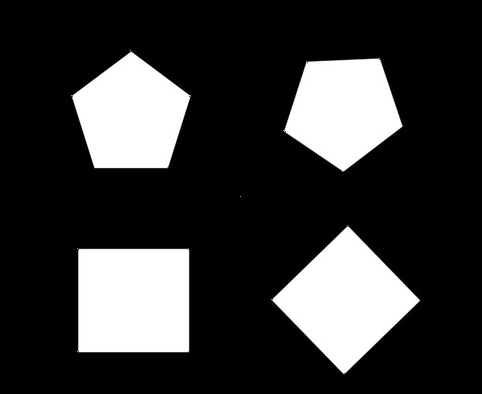
#> input picture code/subpixel5.png, 482 x 394 px, given in place of test.jpg, which was not available
$ python sub_pixel_corner_8.py
#> lines starting #> are read from the running program, lines starting #| are printed output that depends on the picture; after the words box and inside, x2 and y2 are one past the last pixel; in counts of white or black regions, pixels touching at a corner belong together; pictures that were not available may be replaced by others from this repository, and a replacement may not be noted
import numpy as np
import cv2 as cv
filename = "../images/test.jpg"
img = cv.imread(filename)
#> img is the input picture: shape (394, 482, 3); mean B, G, R 55.4, 55.4, 55.4
gray = cv.cvtColor(img,cv.COLOR_BGR2GRAY)
# find Harris corners
gray = np.float32(gray)
dst = cv.cornerHarris(gray,2,3,0.04)
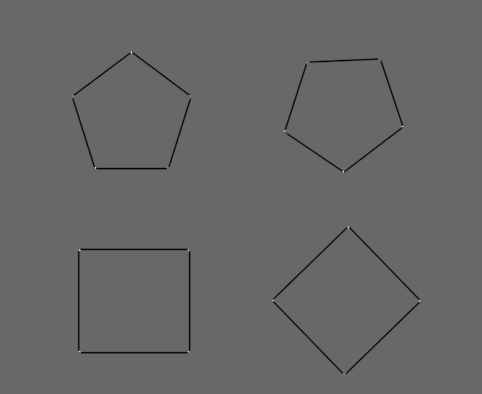
#> dst: shape (394, 482) float32; min -111479472, max 161195840, mean -1133886.5; drawn with min black and max white
dst = cv.dilate(dst,None)
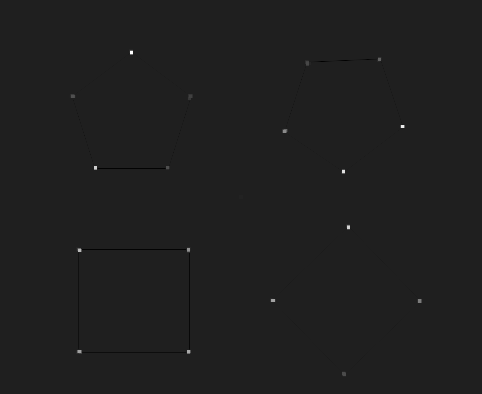
#> dst: shape (394, 482) float32; min -22726354, max 161195840, mean 48945.9; drawn with min black and max white
ret, dst = cv.threshold(dst,0.01*dst.max(),255,0)
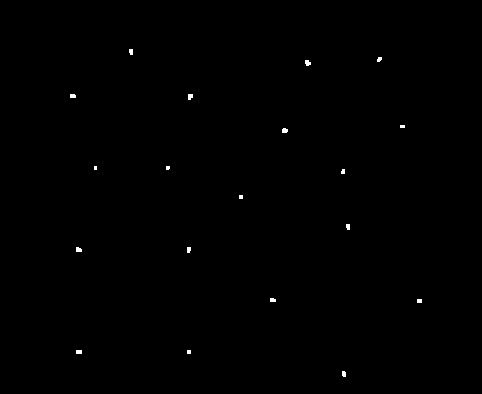
#> dst: shape (394, 482) float32; 0.21% white; 19 white regions (6 under 20 px), largest, box (x1, y1, x2, y2) and area: (305, 60, 311, 66) 28, (188, 94, 193, 100) 26, (282, 128, 288, 133) 26
#> ret = 1611958.4
dst = np.uint8(dst)
# find centroids
ret, labels, stats, centroids = cv.connectedComponentsWithStats(dst)
#> labels: shape (394, 482) int32; 20 distinct labels, from 0 to 19
#> ret = 20; stats = 20 rows, first 6: [0, 0, 482, 394, 189513], [129, 49, 4, 6, 22], [377, 57, 5, 5, 20], [305, 60, 6, 6, 28], [70, 94, 6, 4, 23], [188, 94, 5, 6, 26]; centroids = 20 rows, first 8: [240.5, 196.5], [130.6, 51.32], [378.9, 58.9], [307.2, 62.46], [72.39, 95.57], [189.8, 96.19], [402, 126], [284.3, 130.2]
# define the criteria to stop and refine the corners
criteria = (cv.TERM_CRITERIA_EPS + cv.TERM_CRITERIA_MAX_ITER, 100, 0.001)
corners = cv.cornerSubPix(gray,np.float32(centroids),(5,5),(-1,-1),criteria)
#> corners = 20 rows, first 8: [240, 196], [130.6, 50.88], [378.9, 58.13], [306.3, 61.4], [71.37, 95.61], [190.1, 95.76], [402.3, 125.7], [283.5, 130.4]
# Now draw them
res = np.hstack((centroids,corners))
#> res = 20 rows, first 6: [240.5, 196.5, 240, 196], [130.6, 51.32, 130.6, 50.88], [378.9, 58.9, 378.9, 58.13], [307.2, 62.46, 306.3, 61.4], [72.39, 95.57, 71.37, 95.61], [189.8, 96.19, 190.1, 95.76]
res = np.int0(res)
#> res = 20 rows, first 6: [240, 196, 240, 196], [130, 51, 130, 50], [378, 58, 378, 58], [307, 62, 306, 61], [72, 95, 71, 95], [189, 96, 190, 95]
print('centroids', centroids)
#> (printed output is left out)
print('corners', corners)
#> (printed output is left out)
img[res[:,1],res[:,0]]=[0,0,255]
#> img: shape (394, 482, 3); 0.01% of pixels changed, all inside (x1, y1, x2, y2) = (72, 51, 420, 374)
img[res[:,3],res[:,2]] = [0,255,0]
#> img: shape (394, 482, 3); mean B, G, R 55.4, 55.4, 55.4
cv.imshow('subpixel5.png',img)
cv.waitKey(0)
